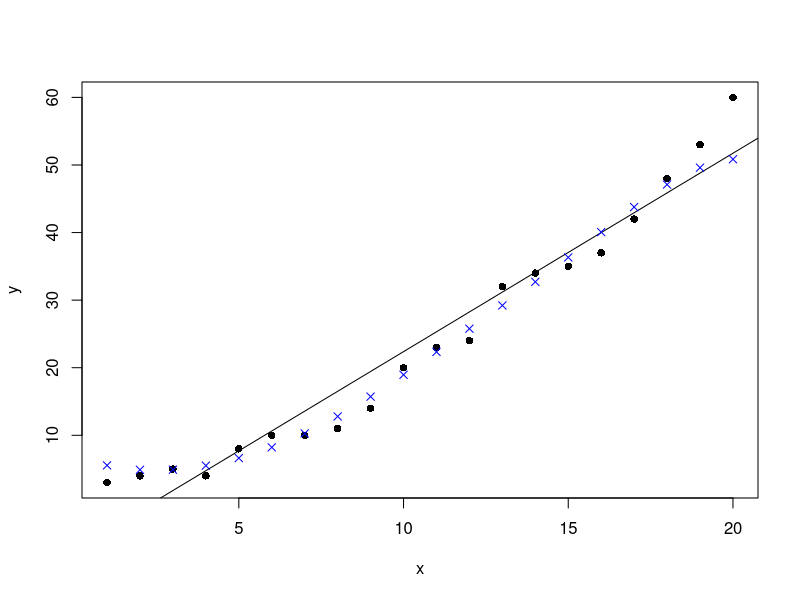

This chart was generated by the following R code:
x =c(1,2,3,4,5,6,7,8,9,10,11,12,13,14,15,16,17,18,19,20)
y =c(3,4,5,4,8,10,10,11,14,20,23,24,32,34,35,37,42,48,53,60)

train = data.frame(x,y)

plot(train, pch = 16)

model <- lm(y~x,train)
summary(model)

abline(model)

library(e1071)

model_svm <- svm(y~x,train)
summary(model_svm)
pred <- predict(model_svm,train)

points(train$x,pred,col = 'blue',pch = 4)

error <- model$residuals
lm_error <- sqrt(mean(error ^ 2))
lm_error

error_2 <- train$y - pred
svm_error <- sqrt(mean(error_2^2))
svm_error
